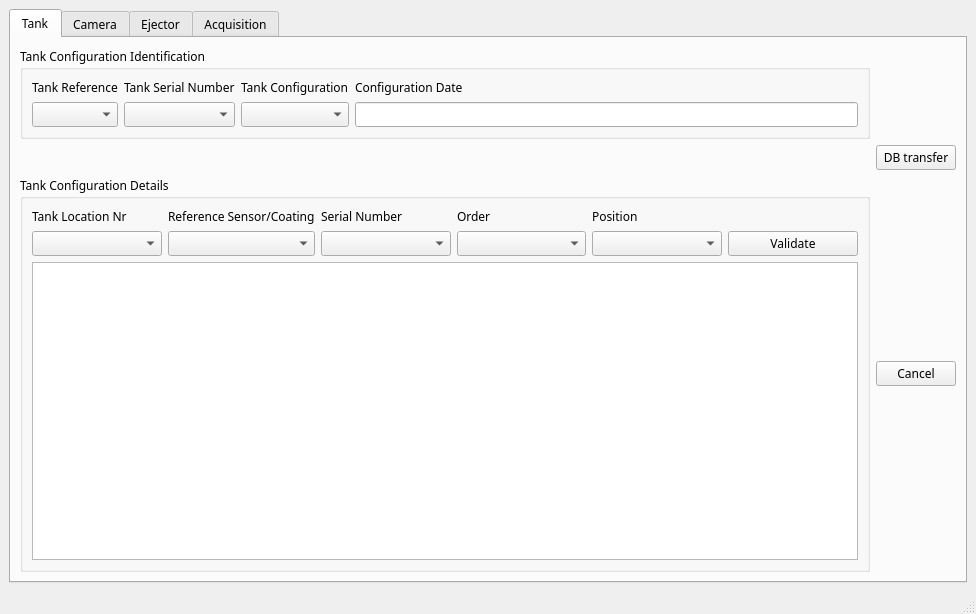
<?xml version="1.0" encoding="UTF-8"?>
<ui version="4.0">
 <class>MainWindow</class>
 <widget class="QMainWindow" name="MainWindow">
  <property name="geometry">
   <rect>
    <x>0</x>
    <y>0</y>
    <width>976</width>
    <height>614</height>
   </rect>
  </property>
  <property name="windowTitle">
   <string>MainWindow</string>
  </property>
  <widget class="QWidget" name="centralwidget">
   <layout class="QVBoxLayout" name="verticalLayout">
    <item>
     <widget class="QTabWidget" name="tabWidget">
      <property name="font">
       <font>
        <family>Tw Cen MT</family>
       </font>
      </property>
      <property name="currentIndex">
       <number>0</number>
      </property>
      <widget class="QWidget" name="tab_3">
       <attribute name="title">
        <string>Tank</string>
       </attribute>
       <layout class="QGridLayout" name="gridLayout_3">
        <item row="2" column="0">
         <widget class="QGroupBox" name="groupBox">
          <property name="title">
           <string>Tank Configuration Details</string>
          </property>
          <layout class="QGridLayout" name="gridLayout_2">
           <item row="1" column="4">
            <widget class="QComboBox" name="comboBox_27"/>
           </item>
           <item row="1" column="0">
            <widget class="QComboBox" name="comboBox_4"/>
           </item>
           <item row="0" column="4">
            <widget class="QLabel" name="label_26">
             <property name="text">
              <string>Position</string>
             </property>
            </widget>
           </item>
           <item row="1" column="2">
            <widget class="QComboBox" name="comboBox_6"/>
           </item>
           <item row="1" column="3">
            <widget class="QComboBox" name="comboBox_26"/>
           </item>
           <item row="0" column="0">
            <widget class="QLabel" name="label_7">
             <property name="text">
              <string>Tank Location Nr</string>
             </property>
            </widget>
           </item>
           <item row="0" column="3">
            <widget class="QLabel" name="label_8">
             <property name="text">
              <string>Order</string>
             </property>
            </widget>
           </item>
           <item row="1" column="1">
            <widget class="QComboBox" name="comboBox_5"/>
           </item>
           <item row="0" column="2">
            <widget class="QLabel" name="label_5">
             <property name="text">
              <string>Serial Number</string>
             </property>
            </widget>
           </item>
           <item row="0" column="1">
            <widget class="QLabel" name="label_6">
             <property name="text">
              <string>Reference Sensor/Coating</string>
             </property>
            </widget>
           </item>
           <item row="1" column="5">
            <widget class="QPushButton" name="pushButton_3">
             <property name="text">
              <string>Validate</string>
             </property>
            </widget>
           </item>
           <item row="3" column="0" colspan="6">
            <widget class="QTableWidget" name="tableWidget"/>
           </item>
          </layout>
         </widget>
        </item>
        <item row="0" column="0">
         <widget class="QGroupBox" name="groupBox_2">
          <property name="maximumSize">
           <size>
            <width>16777215</width>
            <height>200</height>
           </size>
          </property>
          <property name="title">
           <string>Tank Configuration Identification</string>
          </property>
          <layout class="QGridLayout" name="gridLayout">
           <item row="0" column="0">
            <widget class="QLabel" name="label_4">
             <property name="text">
              <string>Tank Reference</string>
             </property>
            </widget>
           </item>
           <item row="0" column="1">
            <widget class="QLabel" name="label_3">
             <property name="text">
              <string>Tank Serial Number</string>
             </property>
            </widget>
           </item>
           <item row="0" column="2">
            <widget class="QLabel" name="label_2">
             <property name="text">
              <string>Tank Configuration</string>
             </property>
            </widget>
           </item>
           <item row="0" column="3">
            <widget class="QLabel" name="label">
             <property name="text">
              <string>Configuration Date</string>
             </property>
            </widget>
           </item>
           <item row="1" column="0">
            <widget class="QComboBox" name="comboBox"/>
           </item>
           <item row="1" column="1">
            <widget class="QComboBox" name="comboBox_2"/>
           </item>
           <item row="1" column="2">
            <widget class="QComboBox" name="comboBox_3"/>
           </item>
           <item row="1" column="3">
            <widget class="QLineEdit" name="lineEdit"/>
           </item>
          </layout>
         </widget>
        </item>
        <item row="2" column="1">
         <widget class="QPushButton" name="pushButton">
          <property name="text">
           <string>Cancel</string>
          </property>
         </widget>
        </item>
        <item row="1" column="1">
         <widget class="QPushButton" name="pushButton_2">
          <property name="text">
           <string>DB transfer</string>
          </property>
         </widget>
        </item>
       </layout>
      </widget>
      <widget class="QWidget" name="tab_4">
       <attribute name="title">
        <string>Camera</string>
       </attribute>
       <widget class="QWidget" name="gridLayoutWidget_4">
        <property name="geometry">
         <rect>
          <x>20</x>
          <y>20</y>
          <width>1951</width>
          <height>871</height>
         </rect>
        </property>
        <layout class="QGridLayout" name="gridLayout_4">
         <item row="1" column="1">
          <widget class="QPushButton" name="pushButton_4">
           <property name="text">
            <string>DB transfer</string>
           </property>
          </widget>
         </item>
         <item row="1" column="0">
          <widget class="QPushButton" name="pushButton_5">
           <property name="text">
            <string>Cancel</string>
           </property>
          </widget>
         </item>
         <item row="0" column="0" colspan="2">
          <widget class="QGroupBox" name="groupBox_3">
           <property name="title">
            <string>Cameras configuration</string>
           </property>
           <widget class="QWidget" name="gridLayoutWidget_5">
            <property name="geometry">
             <rect>
              <x>20</x>
              <y>30</y>
              <width>1891</width>
              <height>241</height>
             </rect>
            </property>
            <layout class="QGridLayout" name="gridLayout_5">
             <item row="1" column="0" colspan="2">
              <layout class="QGridLayout" name="gridLayout_8">
               <item row="1" column="3">
                <widget class="QLineEdit" name="lineEdit_5">
                 <property name="minimumSize">
                  <size>
                   <width>0</width>
                   <height>50</height>
                  </size>
                 </property>
                </widget>
               </item>
               <item row="1" column="4">
                <widget class="QLineEdit" name="lineEdit_6">
                 <property name="minimumSize">
                  <size>
                   <width>0</width>
                   <height>50</height>
                  </size>
                 </property>
                </widget>
               </item>
               <item row="0" column="5">
                <widget class="QLabel" name="label_15">
                 <property name="text">
                  <string>(view axis, vertical plane)(degre)</string>
                 </property>
                </widget>
               </item>
               <item row="0" column="1">
                <widget class="QLabel" name="label_19">
                 <property name="text">
                  <string>Serial number</string>
                 </property>
                </widget>
               </item>
               <item row="0" column="4">
                <widget class="QLabel" name="label_16">
                 <property name="text">
                  <string>(view axis, horizontal plane)(degre)</string>
                 </property>
                </widget>
               </item>
               <item row="0" column="3">
                <widget class="QLabel" name="label_17">
                 <property name="text">
                  <string>Distance(m)</string>
                 </property>
                </widget>
               </item>
               <item row="0" column="2">
                <widget class="QLabel" name="label_18">
                 <property name="text">
                  <string>Shutter speed(fps)</string>
                 </property>
                </widget>
               </item>
               <item row="0" column="0">
                <widget class="QLabel" name="label_20">
                 <property name="text">
                  <string>Camera reference</string>
                 </property>
                </widget>
               </item>
               <item row="1" column="0">
                <widget class="QComboBox" name="comboBox_11">
                 <property name="minimumSize">
                  <size>
                   <width>300</width>
                   <height>50</height>
                  </size>
                 </property>
                </widget>
               </item>
               <item row="1" column="2">
                <widget class="QLineEdit" name="lineEdit_4">
                 <property name="minimumSize">
                  <size>
                   <width>0</width>
                   <height>50</height>
                  </size>
                 </property>
                </widget>
               </item>
               <item row="1" column="1">
                <widget class="QComboBox" name="comboBox_12">
                 <property name="minimumSize">
                  <size>
                   <width>300</width>
                   <height>50</height>
                  </size>
                 </property>
                </widget>
               </item>
               <item row="0" column="6">
                <widget class="QLabel" name="label_14">
                 <property name="text">
                  <string>Lens magnification</string>
                 </property>
                </widget>
               </item>
               <item row="1" column="5">
                <widget class="QLineEdit" name="lineEdit_7">
                 <property name="minimumSize">
                  <size>
                   <width>0</width>
                   <height>50</height>
                  </size>
                 </property>
                </widget>
               </item>
               <item row="1" column="6">
                <widget class="QLineEdit" name="lineEdit_8">
                 <property name="minimumSize">
                  <size>
                   <width>0</width>
                   <height>50</height>
                  </size>
                 </property>
                </widget>
               </item>
               <item row="0" column="7" rowspan="2">
                <widget class="QPushButton" name="pushButton_6">
                 <property name="text">
                  <string>Add</string>
                 </property>
                </widget>
               </item>
              </layout>
             </item>
             <item row="0" column="0" colspan="2">
              <widget class="QGroupBox" name="groupBox_4">
               <property name="minimumSize">
                <size>
                 <width>500</width>
                 <height>0</height>
                </size>
               </property>
               <property name="title">
                <string>Test means</string>
               </property>
               <widget class="QWidget" name="gridLayoutWidget_6">
                <property name="geometry">
                 <rect>
                  <x>20</x>
                  <y>20</y>
                  <width>821</width>
                  <height>81</height>
                 </rect>
                </property>
                <layout class="QGridLayout" name="gridLayout_6">
                 <item row="0" column="0">
                  <widget class="QLabel" name="label_11">
                   <property name="text">
                    <string>Test means type</string>
                   </property>
                  </widget>
                 </item>
                 <item row="0" column="1">
                  <widget class="QLabel" name="label_12">
                   <property name="text">
                    <string>Test means name</string>
                   </property>
                  </widget>
                 </item>
                 <item row="0" column="2">
                  <widget class="QLabel" name="label_13">
                   <property name="text">
                    <string>Serial number</string>
                   </property>
                  </widget>
                 </item>
                 <item row="1" column="0">
                  <widget class="QComboBox" name="comboBox_8"/>
                 </item>
                 <item row="1" column="1">
                  <widget class="QComboBox" name="comboBox_9"/>
                 </item>
                 <item row="1" column="2">
                  <widget class="QComboBox" name="comboBox_10"/>
                 </item>
                </layout>
               </widget>
               <widget class="QWidget" name="gridLayoutWidget_7">
                <property name="geometry">
                 <rect>
                  <x>1120</x>
                  <y>30</y>
                  <width>521</width>
                  <height>71</height>
                 </rect>
                </property>
                <layout class="QGridLayout" name="gridLayout_7">
                 <item row="0" column="1">
                  <widget class="QLabel" name="label_9">
                   <property name="text">
                    <string>Date</string>
                   </property>
                  </widget>
                 </item>
                 <item row="0" column="0">
                  <widget class="QLabel" name="label_10">
                   <property name="text">
                    <string>Camera configuration</string>
                   </property>
                  </widget>
                 </item>
                 <item row="1" column="0">
                  <widget class="QComboBox" name="comboBox_7">
                   <property name="maximumSize">
                    <size>
                     <width>100</width>
                     <height>16777215</height>
                    </size>
                   </property>
                  </widget>
                 </item>
                 <item row="1" column="1">
                  <widget class="QLineEdit" name="lineEdit_3">
                   <property name="maximumSize">
                    <size>
                     <width>100</width>
                     <height>16777215</height>
                    </size>
                   </property>
                  </widget>
                 </item>
                </layout>
               </widget>
              </widget>
             </item>
            </layout>
           </widget>
           <widget class="QTableView" name="tableView">
            <property name="geometry">
             <rect>
              <x>20</x>
              <y>300</y>
              <width>1891</width>
              <height>261</height>
             </rect>
            </property>
           </widget>
          </widget>
         </item>
        </layout>
       </widget>
      </widget>
      <widget class="QWidget" name="tab">
       <attribute name="title">
        <string>Ejector</string>
       </attribute>
       <widget class="QWidget" name="gridLayoutWidget_9">
        <property name="geometry">
         <rect>
          <x>20</x>
          <y>20</y>
          <width>1951</width>
          <height>871</height>
         </rect>
        </property>
        <layout class="QGridLayout" name="gridLayout_9">
         <item row="1" column="1">
          <widget class="QPushButton" name="pushButton_7">
           <property name="text">
            <string>DB transfer</string>
           </property>
          </widget>
         </item>
         <item row="1" column="0">
          <widget class="QPushButton" name="pushButton_8">
           <property name="text">
            <string>Cancel</string>
           </property>
          </widget>
         </item>
         <item row="0" column="0" colspan="2">
          <widget class="QGroupBox" name="groupBox_5">
           <property name="title">
            <string>Insect ejectors configuration</string>
           </property>
           <widget class="QWidget" name="gridLayoutWidget_10">
            <property name="geometry">
             <rect>
              <x>20</x>
              <y>30</y>
              <width>1891</width>
              <height>241</height>
             </rect>
            </property>
            <layout class="QGridLayout" name="gridLayout_10">
             <item row="1" column="0" colspan="2">
              <layout class="QGridLayout" name="gridLayout_11">
               <item row="0" column="0">
                <widget class="QLabel" name="label_28">
                 <property name="text">
                  <string>Ejector reference</string>
                 </property>
                </widget>
               </item>
               <item row="1" column="0">
                <widget class="QComboBox" name="comboBox_13">
                 <property name="minimumSize">
                  <size>
                   <width>300</width>
                   <height>50</height>
                  </size>
                 </property>
                </widget>
               </item>
               <item row="1" column="2">
                <widget class="QLineEdit" name="lineEdit_9">
                 <property name="minimumSize">
                  <size>
                   <width>0</width>
                   <height>50</height>
                  </size>
                 </property>
                </widget>
               </item>
               <item row="1" column="3">
                <widget class="QLineEdit" name="lineEdit_10">
                 <property name="minimumSize">
                  <size>
                   <width>0</width>
                   <height>50</height>
                  </size>
                 </property>
                </widget>
               </item>
               <item row="0" column="4">
                <widget class="QLabel" name="label_21">
                 <property name="text">
                  <string>(ejector axis, vertical plane)(degre)</string>
                 </property>
                </widget>
               </item>
               <item row="0" column="1">
                <widget class="QLabel" name="label_22">
                 <property name="text">
                  <string>Serial number</string>
                 </property>
                </widget>
               </item>
               <item row="0" column="2">
                <widget class="QLabel" name="label_24">
                 <property name="text">
                  <string>Distance(m)</string>
                 </property>
                </widget>
               </item>
               <item row="0" column="3">
                <widget class="QLabel" name="label_23">
                 <property name="text">
                  <string>(ejctor axis, horizontal plane)(degre)</string>
                 </property>
                </widget>
               </item>
               <item row="0" column="5" rowspan="2">
                <widget class="QPushButton" name="pushButton_9">
                 <property name="text">
                  <string>Add</string>
                 </property>
                </widget>
               </item>
               <item row="1" column="1">
                <widget class="QComboBox" name="comboBox_14">
                 <property name="minimumSize">
                  <size>
                   <width>300</width>
                   <height>50</height>
                  </size>
                 </property>
                </widget>
               </item>
               <item row="1" column="4">
                <widget class="QLineEdit" name="lineEdit_14">
                 <property name="minimumSize">
                  <size>
                   <width>0</width>
                   <height>50</height>
                  </size>
                 </property>
                </widget>
               </item>
              </layout>
             </item>
             <item row="0" column="0" colspan="2">
              <widget class="QGroupBox" name="groupBox_6">
               <property name="minimumSize">
                <size>
                 <width>500</width>
                 <height>0</height>
                </size>
               </property>
               <property name="title">
                <string>Test means</string>
               </property>
               <widget class="QWidget" name="gridLayoutWidget_11">
                <property name="geometry">
                 <rect>
                  <x>20</x>
                  <y>20</y>
                  <width>821</width>
                  <height>81</height>
                 </rect>
                </property>
                <layout class="QGridLayout" name="gridLayout_12">
                 <item row="0" column="0">
                  <widget class="QLabel" name="label_30">
                   <property name="text">
                    <string>Test means type</string>
                   </property>
                  </widget>
                 </item>
                 <item row="0" column="1">
                  <widget class="QLabel" name="label_31">
                   <property name="text">
                    <string>Test means name</string>
                   </property>
                  </widget>
                 </item>
                 <item row="0" column="2">
                  <widget class="QLabel" name="label_32">
                   <property name="text">
                    <string>Serial number</string>
                   </property>
                  </widget>
                 </item>
                 <item row="1" column="0">
                  <widget class="QComboBox" name="comboBox_15"/>
                 </item>
                 <item row="1" column="1">
                  <widget class="QComboBox" name="comboBox_16"/>
                 </item>
                 <item row="1" column="2">
                  <widget class="QComboBox" name="comboBox_17"/>
                 </item>
                </layout>
               </widget>
               <widget class="QWidget" name="gridLayoutWidget_12">
                <property name="geometry">
                 <rect>
                  <x>1120</x>
                  <y>30</y>
                  <width>521</width>
                  <height>71</height>
                 </rect>
                </property>
                <layout class="QGridLayout" name="gridLayout_13">
                 <item row="0" column="1">
                  <widget class="QLabel" name="label_40">
                   <property name="text">
                    <string>Date</string>
                   </property>
                  </widget>
                 </item>
                 <item row="0" column="0">
                  <widget class="QLabel" name="label_43">
                   <property name="text">
                    <string>Ejector configuration</string>
                   </property>
                  </widget>
                 </item>
                 <item row="1" column="0">
                  <widget class="QComboBox" name="comboBox_18">
                   <property name="maximumSize">
                    <size>
                     <width>100</width>
                     <height>16777215</height>
                    </size>
                   </property>
                  </widget>
                 </item>
                 <item row="1" column="1">
                  <widget class="QLineEdit" name="lineEdit_21">
                   <property name="maximumSize">
                    <size>
                     <width>100</width>
                     <height>16777215</height>
                    </size>
                   </property>
                  </widget>
                 </item>
                </layout>
               </widget>
              </widget>
             </item>
            </layout>
           </widget>
           <widget class="QTableView" name="tableView_2">
            <property name="geometry">
             <rect>
              <x>20</x>
              <y>300</y>
              <width>1891</width>
              <height>261</height>
             </rect>
            </property>
           </widget>
          </widget>
         </item>
        </layout>
       </widget>
      </widget>
      <widget class="QWidget" name="tab_2">
       <attribute name="title">
        <string>Acquisition</string>
       </attribute>
       <widget class="QWidget" name="gridLayoutWidget_13">
        <property name="geometry">
         <rect>
          <x>20</x>
          <y>20</y>
          <width>1951</width>
          <height>871</height>
         </rect>
        </property>
        <layout class="QGridLayout" name="gridLayout_14">
         <item row="1" column="1">
          <widget class="QPushButton" name="pushButton_10">
           <property name="text">
            <string>DB transfer</string>
           </property>
          </widget>
         </item>
         <item row="1" column="0">
          <widget class="QPushButton" name="pushButton_11">
           <property name="text">
            <string>Cancel</string>
           </property>
          </widget>
         </item>
         <item row="0" column="0" colspan="2">
          <widget class="QGroupBox" name="groupBox_7">
           <property name="title">
            <string>Acquisition configuration</string>
           </property>
           <widget class="QWidget" name="gridLayoutWidget_14">
            <property name="geometry">
             <rect>
              <x>20</x>
              <y>30</y>
              <width>1915</width>
              <height>241</height>
             </rect>
            </property>
            <layout class="QGridLayout" name="gridLayout_15">
             <item row="0" column="0" colspan="2">
              <layout class="QGridLayout" name="gridLayout_16">
               <item row="0" column="0" colspan="4">
                <layout class="QGridLayout" name="gridLayout_17">
                 <item row="0" column="0">
                  <widget class="QLabel" name="label_38">
                   <property name="text">
                    <string>Acquisition reference</string>
                   </property>
                  </widget>
                 </item>
                 <item row="0" column="1">
                  <widget class="QComboBox" name="comboBox_21">
                   <property name="minimumSize">
                    <size>
                     <width>300</width>
                     <height>0</height>
                    </size>
                   </property>
                  </widget>
                 </item>
                 <item row="0" column="2">
                  <widget class="QLabel" name="label_39">
                   <property name="text">
                    <string>Date</string>
                   </property>
                  </widget>
                 </item>
                 <item row="0" column="3">
                  <widget class="QLineEdit" name="lineEdit_19"/>
                 </item>
                </layout>
               </item>
               <item row="1" column="5">
                <widget class="QLabel" name="label_25">
                 <property name="text">
                  <string>SW Variable Release</string>
                 </property>
                </widget>
               </item>
               <item row="1" column="1">
                <widget class="QLabel" name="label_27">
                 <property name="text">
                  <string>HW Serial number</string>
                 </property>
                </widget>
               </item>
               <item row="1" column="4">
                <widget class="QLabel" name="label_33">
                 <property name="text">
                  <string>SW Variable Reference</string>
                 </property>
                </widget>
               </item>
               <item row="1" column="3">
                <widget class="QLabel" name="label_34">
                 <property name="text">
                  <string>SW Release</string>
                 </property>
                </widget>
               </item>
               <item row="1" column="2">
                <widget class="QLabel" name="label_35">
                 <property name="text">
                  <string>SW Reference</string>
                 </property>
                </widget>
               </item>
               <item row="1" column="0">
                <widget class="QLabel" name="label_36">
                 <property name="text">
                  <string>HW reference</string>
                 </property>
                </widget>
               </item>
               <item row="2" column="0">
                <widget class="QComboBox" name="comboBox_19">
                 <property name="minimumSize">
                  <size>
                   <width>300</width>
                   <height>50</height>
                  </size>
                 </property>
                </widget>
               </item>
               <item row="2" column="1">
                <widget class="QComboBox" name="comboBox_20">
                 <property name="minimumSize">
                  <size>
                   <width>300</width>
                   <height>50</height>
                  </size>
                 </property>
                </widget>
               </item>
               <item row="1" column="6" rowspan="2">
                <widget class="QPushButton" name="pushButton_12">
                 <property name="text">
                  <string>Add</string>
                 </property>
                </widget>
               </item>
               <item row="2" column="2">
                <widget class="QComboBox" name="comboBox_22">
                 <property name="minimumSize">
                  <size>
                   <width>300</width>
                   <height>50</height>
                  </size>
                 </property>
                </widget>
               </item>
               <item row="2" column="3">
                <widget class="QComboBox" name="comboBox_23">
                 <property name="minimumSize">
                  <size>
                   <width>300</width>
                   <height>50</height>
                  </size>
                 </property>
                </widget>
               </item>
               <item row="2" column="4">
                <widget class="QComboBox" name="comboBox_24">
                 <property name="minimumSize">
                  <size>
                   <width>300</width>
                   <height>50</height>
                  </size>
                 </property>
                </widget>
               </item>
               <item row="2" column="5">
                <widget class="QComboBox" name="comboBox_25">
                 <property name="minimumSize">
                  <size>
                   <width>300</width>
                   <height>50</height>
                  </size>
                 </property>
                </widget>
               </item>
              </layout>
             </item>
            </layout>
           </widget>
           <widget class="QTableView" name="tableView_3">
            <property name="geometry">
             <rect>
              <x>20</x>
              <y>300</y>
              <width>1891</width>
              <height>261</height>
             </rect>
            </property>
           </widget>
          </widget>
         </item>
        </layout>
       </widget>
      </widget>
     </widget>
    </item>
   </layout>
  </widget>
  <widget class="QStatusBar" name="statusbar"/>
 </widget>
 <resources/>
 <connections/>
</ui>
